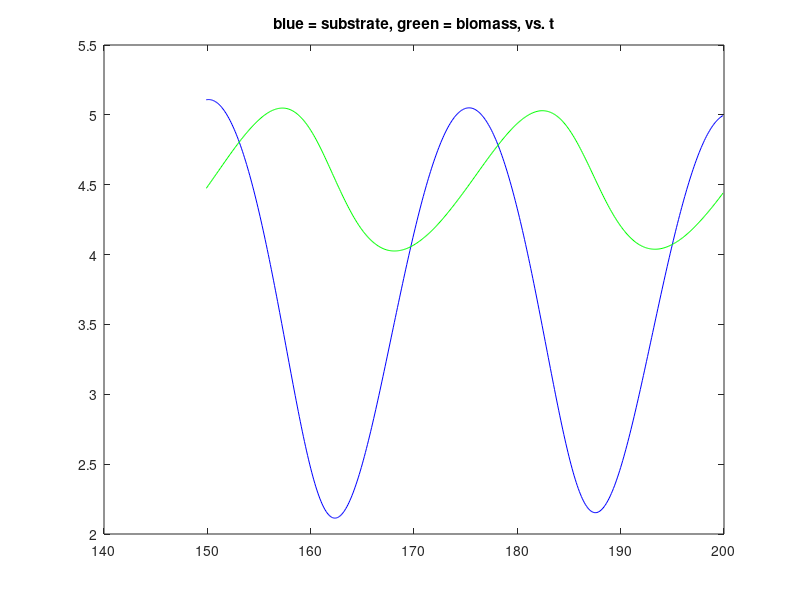
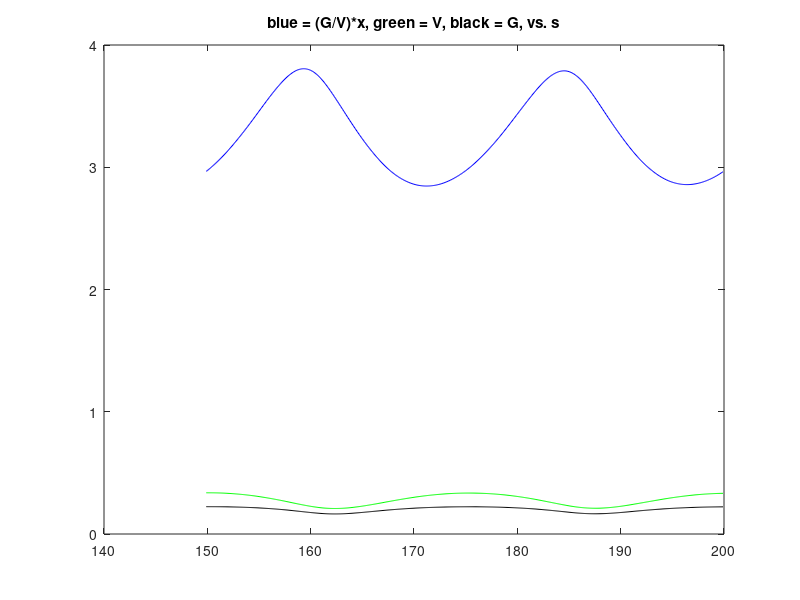

Source code (MATLAB) for these figures, in order:
% bioreactor model

clear all

% sf and D for oscillations?
sf = 20; % g/L
D = 0.2; % (1/hr), 1.125-0.28, space velocity = flow/vol

Vm = 0.01; % g/g (alpha)
a = 0.03; % L/g (beta)
p = 0.6; % g/g (gamma)

MUmax = 0.3; % (1/hr)
Ks = 1.75; % g/L

vol = 0.1; % L
flow = D*vol

x(1) = 1.322; % g/L, biomass
s(1) = 0.3; % g/l, substrate
t(1) = 0; % hr
dt = 0.1; % hr
for i = 1:2000
    G(i) = MUmax*s(i) / (Ks + s(i)); % growth rate
    V(i) = (Vm + a*s(i))^p; % yield function
    
%     if (t(i) >= 80 && t(i) < 90)
%         Dt = 1.0*D;
%         
%     else
%         Dt = D;
%     end

    Dt = D; % variable to allow purturbations
    
    dsdt = Dt*(sf - s(i)) - (G(i)/V(i))*x(i);
    dxdt = (G(i) - Dt)*x(i);
    
    s(i+1) = s(i) + dsdt * dt;
    x(i+1) = x(i) + dxdt * dt;
    t(i+1) = t(i) + dt;
end
i = i+1;
G(i) = MUmax*s(i) / (Ks + s(i));
V(i) = (Vm + a*s(i))^p; 

figure(1)
plot(t(1500:2000),s(1500:2000),'b',t(1500:2000),x(1500:2000),'g');
title('blue = substrate, green = biomass, vs. t')

figure(2)
plot(t(1500:2000),((G(1500:2000)./V(1500:2000)).*x(1500:2000)),'b',t(1500:2000),V(1500:2000),'g',t(1500:2000),G(1500:2000),'k')
title('blue = (G/V)*x, green = V, black = G, vs. s')
